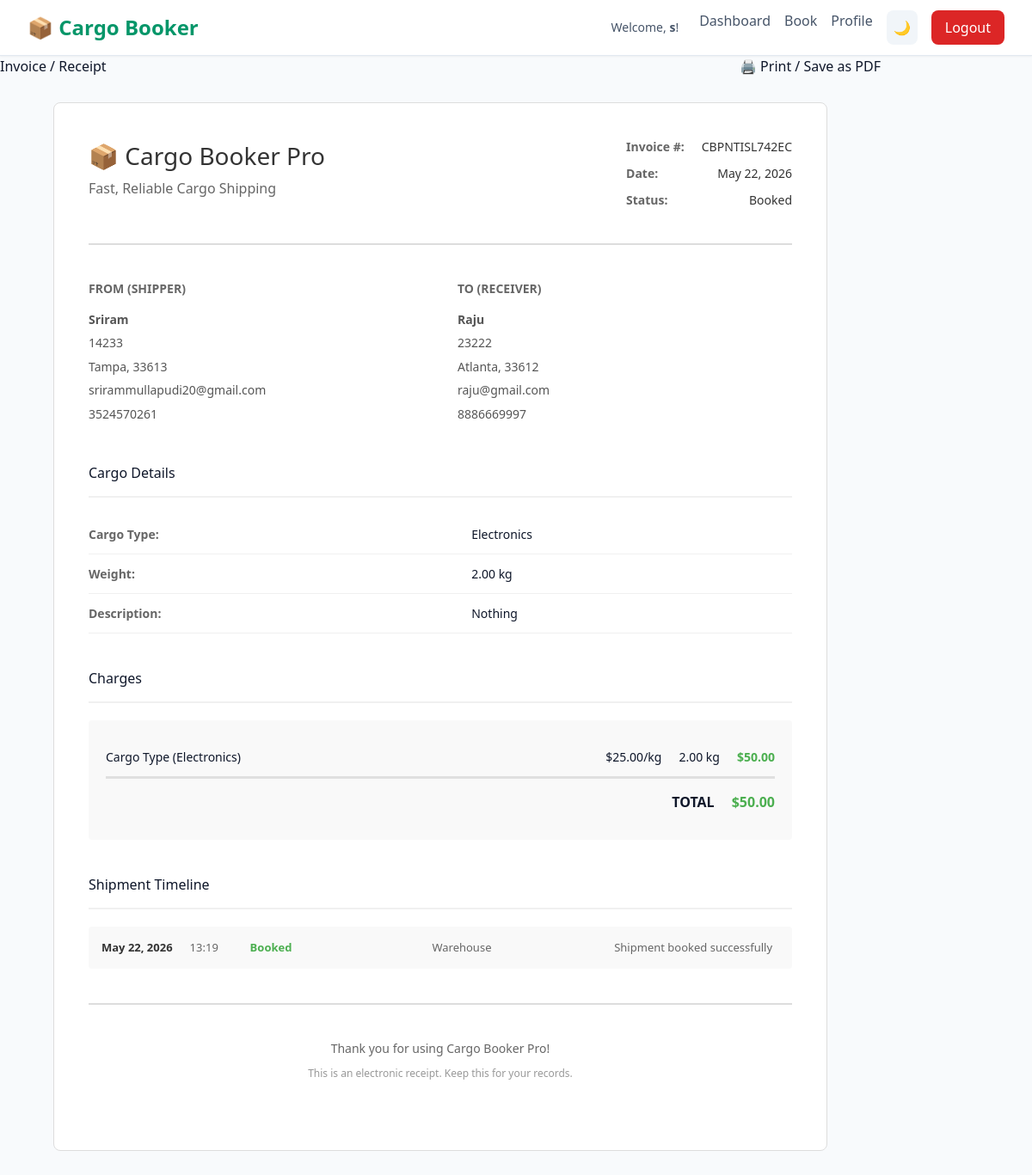
The app's page /invoice/1/ (signed in) with its own data.
### shipments/models.py (models this page shows, shortened)
class Shipment(models.Model):
    CARGO_TYPE_CHOICES = [
        ('documents', 'Documents'),
        ('fragile', 'Fragile Items'),
        ('perishable', 'Perishable Goods'),
        ('electronics', 'Electronics'),
        ('furniture', 'Furniture'),
        ('machinery', 'Machinery'),
        ('other', 'Other'),
    ]
    STATUS_CHOICES = [
        ('pending', 'Pending'),
        ('booked', 'Booked'),
        ('in_transit', 'In Transit'),
        ('delivered', 'Delivered'),
        ('cancelled', 'Cancelled'),
    ]
    user = models.ForeignKey(User, on_delete=models.CASCADE, related_name='shipments')
    tracking_number = models.CharField(max_length=20, unique=True, default=generate_tracking_number)
    sender_name = models.CharField(max_length=255)
    sender_email = models.EmailField()
    sender_phone = models.CharField(max_length=20)
    sender_address = models.TextField()
    sender_city = models.CharField(max_length=100)
    sender_postal = models.CharField(max_length=20)
    receiver_name = models.CharField(max_length=255)
    receiver_email = models.EmailField()
    receiver_phone = models.CharField(max_length=20)
    receiver_address = models.TextField()
    receiver_city = models.CharField(max_length=100)
    receiver_postal = models.CharField(max_length=20)
    cargo_type = models.CharField(max_length=20, choices=CARGO_TYPE_CHOICES)
    cargo_description = models.TextField()
    weight_kg = models.DecimalField(max_digits=10, decimal_places=2)
    cargo_type_price = models.DecimalField(max_digits=10, decimal_places=2, default=0)  # per kg
    total_price = models.DecimalField(max_digits=10, decimal_places=2, default=0)
    status = models.CharField(max_length=20, choices=STATUS_CHOICES, default='pending')
    created_at = models.DateTimeField(auto_now_add=True)
    updated_at = models.DateTimeField(auto_now=True)
    estimated_delivery = models.DateTimeField(null=True, blank=True)
    class Meta:
        ordering = ['-created_at']

class StatusUpdate(models.Model):
    shipment = models.ForeignKey(Shipment, on_delete=models.CASCADE, related_name='status_updates')
    status = models.CharField(max_length=20, choices=Shipment.STATUS_CHOICES)
    message = models.TextField()
    location = models.CharField(max_length=255, blank=True)
    created_at = models.DateTimeField(auto_now_add=True)
    class Meta:
        ordering = ['-created_at']

### shipments/views.py (the view)
# urls.py: path('invoice/<int:pk>/', views.invoice, name='invoice'),
@login_required(login_url='login')
def invoice(request, pk):
    shipment = get_object_or_404(Shipment, pk=pk)
    if shipment.user != request.user and not request.user.is_staff:
        messages.error(request, 'You do not have permission to view this invoice.')
        return redirect('dashboard')
    return render(request, 'invoice.html', {'shipment': shipment})

### templates/invoice.html (shortened to what this page needs)
{% extends 'base.html' %}
{% block content %}
<div class="container">
    <div class="page-header print-header">
        <h1>Invoice / Receipt</h1>
        <button onclick="window.print()" class="btn btn-primary">🖨️ Print / Save as PDF</button>
    </div>
    <div class="invoice">
        <div class="invoice-header">
            <div class="company-info">
                <h1 class="company-name">📦 Cargo Booker Pro</h1>
                <p>Fast, Reliable Cargo Shipping</p>
            </div>
            <div class="invoice-info">
                <div class="invoice-row">
                    <span class="label">Invoice #:</span>
                    <span class="value">{{ shipment.tracking_number }}</span>
                </div>
                <div class="invoice-row">
                    <span class="label">Date:</span>
                    <span class="value">{{ shipment.created_at|date:"M d, Y" }}</span>
                </div>
                <div class="invoice-row">
                    <span class="label">Status:</span>
                    <span class="value"><span class="status-badge status-{{ shipment.status }}">{{ shipment.get_status_display }}</span></span>
                </div>
            </div>
        </div>
        <div class="addresses-section">
            <div class="address-block">
                <h3>From (Shipper)</h3>
                <p><strong>{{ shipment.sender_name }}</strong></p>
                <p>{{ shipment.sender_address }}</p>
                <p>{{ shipment.sender_city }}, {{ shipment.sender_postal }}</p>
                <p>{{ shipment.sender_email }}</p>
                <p>{{ shipment.sender_phone }}</p>
            </div>
            <div class="address-block">
                <h3>To (Receiver)</h3>
                <p><strong>{{ shipment.receiver_name }}</strong></p>
                <p>{{ shipment.receiver_address }}</p>
                <p>{{ shipment.receiver_city }}, {{ shipment.receiver_postal }}</p>
                <p>{{ shipment.receiver_email }}</p>
                <p>{{ shipment.receiver_phone }}</p>
            </div>
        </div>
        <div class="cargo-details">
            <h2>Cargo Details</h2>
            <table class="details-table">
                <tr>
                    <td><strong>Cargo Type:</strong></td>
                    <td>{{ shipment.get_cargo_type_display }}</td>
                </tr>
                <tr>
                    <td><strong>Weight:</strong></td>
                    <td>{{ shipment.weight_kg }} kg</td>
                </tr>
                <tr>
                    <td><strong>Description:</strong></td>
                    <td>{{ shipment.cargo_description }}</td>
                </tr>
            </table>
        </div>
        <div class="pricing-section">
            <h2>Charges</h2>
            <div class="pricing-table">
                <div class="pricing-row">
                    <span>Cargo Type ({{ shipment.get_cargo_type_display }})</span>
                    <span>${{ shipment.cargo_type_price|floatformat:2 }}/kg</span>
                    <span>{{ shipment.weight_kg }} kg</span>
                    <span class="amount">${{ shipment.total_price|floatformat:2 }}</span>
                </div>
                <div class="pricing-row total-row">
                    <span></span>
                    <span><strong>TOTAL</strong></span>
                    <span class="amount"><strong>${{ shipment.total_price|floatformat:2 }}</strong></span>
                </div>
            </div>
        </div>
        <div class="timeline-section">
            <h2>Shipment Timeline</h2>
            {% if shipment.status_updates.all %}
                <div class="timeline-table">
                    {% for update in shipment.status_updates.all %}
                        <div class="timeline-row">
                            <div class="timeline-date">{{ update.created_at|date:"M d, Y" }}</div>
                            <div class="timeline-time">{{ update.created_at|date:"H:i" }}</div>
                            <div class="timeline-status">{{ update.get_status_display }}</div>
                            <div class="timeline-location">{{ update.location }}</div>
                            <div class="timeline-message">{{ update.message }}</div>
                        </div>
                    {% endfor %}
                </div>
            {% else %}
                <p>No status updates yet.</p>
            {% endif %}
        </div>
        <div class="invoice-footer">
            <p>Thank you for using Cargo Booker Pro!</p>
            <p class="disclaimer">This is an electronic receipt. Keep this for your records.</p>
        </div>
    </div>
</div>
{% endblock %}

### templates/base.html (shortened to what this page needs)
{% load static %}
<!DOCTYPE html>
<html lang="en">
<head>
    <script src="https://cdn.tailwindcss.com"></script>
    <link rel="stylesheet" href="{% static 'css/style.css' %}">
</head>
<body class="bg-slate-50 dark:bg-slate-900 text-slate-900 dark:text-white transition-colors duration-300">
    <nav class="sticky top-0 z-50 bg-white dark:bg-slate-950 border-b border-slate-200 dark:border-slate-800 shadow-sm">
        <div class="max-w-7xl mx-auto px-4 sm:px-6 lg:px-8">
            <div class="flex justify-between items-center h-16">
                <div class="flex-shrink-0">
                    <a href="{% url 'index' %}" class="text-2xl font-bold text-emerald-600 dark:text-emerald-400 hover:text-emerald-700 transition-colors">📦 Cargo Booker</a>
                </div>
                <div class="flex items-center gap-6">
                    {% if user.is_authenticated %}
                        <span class="text-sm text-slate-600 dark:text-slate-300">Welcome, <span class="font-semibold">{{ user.first_name|default:user.username }}</span>!</span>
                        <div class="flex gap-4">
                            <a href="{% url 'dashboard' %}" class="text-slate-600 dark:text-slate-300 hover:text-emerald-600 dark:hover:text-emerald-400 transition-colors font-medium">Dashboard</a>
                            <a href="{% url 'book_shipment' %}" class="text-slate-600 dark:text-slate-300 hover:text-emerald-600 dark:hover:text-emerald-400 transition-colors font-medium">Book</a>
                            <a href="{% url 'profile' %}" class="text-slate-600 dark:text-slate-300 hover:text-emerald-600 dark:hover:text-emerald-400 transition-colors font-medium">Profile</a>
                            <button id="darkModeToggle" class="p-2 rounded-lg bg-slate-100 dark:bg-slate-800 hover:bg-slate-200 dark:hover:bg-slate-700 transition-colors">🌙</button>
                            <a href="{% url 'logout' %}" class="px-4 py-2 bg-red-600 hover:bg-red-700 text-white rounded-lg transition-colors font-medium">Logout</a>
                        </div>
                    {% endif %}
                </div>
            </div>
        </div>
    </nav>
    <main class="min-h-[calc(100vh-120px)] bg-slate-50 dark:bg-slate-900 transition-colors">
        {% block content %}{% endblock %}
    </main>
</body>
</html>

### templates/invoice.html (style rules this page uses)
.print-header { display: flex; justify-content: space-between; align-items: center; margin-bottom: 30px; }
.invoice { background: white; padding: 40px; border: 1px solid #ddd; border-radius: 8px; max-width: 900px; margin: 0 auto; }
.invoice-header { display: flex; justify-content: space-between; margin-bottom: 40px; padding-bottom: 30px; border-bottom: 2px solid #ddd; }
.company-info h1 { margin: 0; font-size: 28px; color: #333; }
.company-info p { margin: 5px 0 0; color: #666; }
.invoice-info { text-align: right; }
.invoice-row { display: flex; justify-content: space-between; gap: 20px; margin-bottom: 10px; font-size: 14px; }
.invoice-row .label { font-weight: 600; color: #666; }
.invoice-row .value { color: #333; }
.addresses-section { display: grid; grid-template-columns: 1fr 1fr; gap: 40px; margin-bottom: 40px; }
.address-block h3 { margin: 0 0 15px; font-size: 14px; text-transform: uppercase; color: #666; font-weight: 600; }
.address-block p { margin: 5px 0; font-size: 14px; color: #555; line-height: 1.6; }
.cargo-details, .pricing-section, .timeline-section { margin-bottom: 40px; }
.cargo-details h2, .pricing-section h2, .timeline-section h2 { margin-bottom: 20px; padding-bottom: 15px; border-bottom: 2px solid #f0f0f0; font-size: 16px; }
.details-table { width: 100%; border-collapse: collapse; }
.details-table tr { border-bottom: 1px solid #f0f0f0; }
.details-table td { padding: 12px 0; font-size: 14px; }
.details-table td:first-child { color: #666; }
.pricing-table { background: #f9f9f9; padding: 20px; border-radius: 4px; }
.pricing-row { display: grid; grid-template-columns: 1fr auto auto auto; gap: 20px; padding: 12px 0; border-bottom: 1px solid #e0e0e0; font-size: 14px; }
.pricing-row.total-row { border-bottom: none; border-top: 2px solid #e0e0e0; padding-top: 15px; font-size: 16px; font-weight: 600; }
.pricing-row .amount { text-align: right; font-weight: 600; color: #4CAF50; }
.timeline-table { background: #f9f9f9; border-radius: 4px; overflow: hidden; }
.timeline-row { display: grid; grid-template-columns: auto auto 1fr 1fr 1fr; gap: 20px; padding: 15px; border-bottom: 1px solid #e0e0e0; font-size: 13px; align-items: center; }
.timeline-row:last-child { border-bottom: none; }
.timeline-date { font-weight: 600; color: #333; min-width: 80px; }
.timeline-time { color: #666; min-width: 50px; }
.timeline-status { font-weight: 600; color: #4CAF50; }
.timeline-location, .timeline-message { color: #666; }
.invoice-footer { text-align: center; padding: 30px 0; border-top: 2px solid #ddd; color: #666; font-size: 14px; }
.invoice-footer p { margin: 10px 0; }
.disclaimer { color: #999; font-size: 12px !important; }

### records on screen
Shipment: tracking_number "CBPNTISL742EC", created_at "May 22, 2026", status "Booked", sender_name "Sriram", sender_address "14233", sender_city "Tampa", sender_postal "33613", sender_email "srirammullapudi20@gmail.com", sender_phone "3524570261", receiver_name "Raju", receiver_address "23222", receiver_city "Atlanta", receiver_postal "33612", receiver_email "raju@gmail.com", receiver_phone "8886669997", cargo_type "Electronics", weight_kg "2.00", cargo_description "Nothing", cargo_type_price "25.00", total_price "50.00"
StatusUpdate: created_at "May 22, 2026", created_at "13:19", status "Booked", location "Warehouse", message "Shipment booked successfully"

### other values on screen
{{ user.first_name|default:user.username }} "s"
